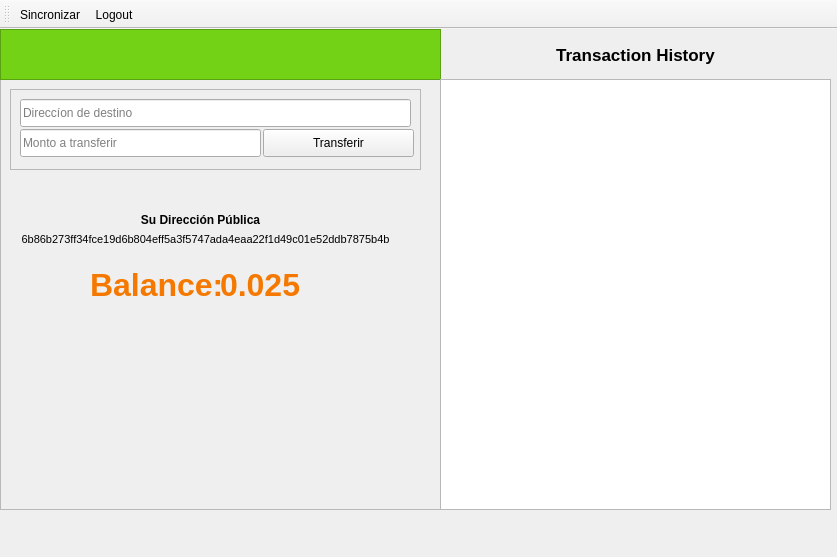
<?xml version="1.0" encoding="UTF-8"?>
<ui version="4.0">
 <class>MainWindow</class>
 <widget class="QMainWindow" name="MainWindow">
  <property name="geometry">
   <rect>
    <x>0</x>
    <y>0</y>
    <width>837</width>
    <height>557</height>
   </rect>
  </property>
  <property name="windowTitle">
   <string>Wallet v.1.0</string>
  </property>
  <widget class="QWidget" name="centralWidget">
   <widget class="QFrame" name="frame_2">
    <property name="geometry">
     <rect>
      <x>0</x>
      <y>0</y>
      <width>441</width>
      <height>481</height>
     </rect>
    </property>
    <property name="styleSheet">
     <string notr="true"/>
    </property>
    <property name="frameShape">
     <enum>QFrame::StyledPanel</enum>
    </property>
    <property name="frameShadow">
     <enum>QFrame::Raised</enum>
    </property>
    <widget class="QFrame" name="frame_3">
     <property name="geometry">
      <rect>
       <x>0</x>
       <y>0</y>
       <width>441</width>
       <height>51</height>
      </rect>
     </property>
     <property name="styleSheet">
      <string notr="true">background-color: rgb(115, 210, 22);</string>
     </property>
     <property name="frameShape">
      <enum>QFrame::StyledPanel</enum>
     </property>
     <property name="frameShadow">
      <enum>QFrame::Raised</enum>
     </property>
    </widget>
    <widget class="QFrame" name="frame">
     <property name="geometry">
      <rect>
       <x>0</x>
       <y>170</y>
       <width>411</width>
       <height>80</height>
      </rect>
     </property>
     <property name="frameShape">
      <enum>QFrame::NoFrame</enum>
     </property>
     <property name="frameShadow">
      <enum>QFrame::Raised</enum>
     </property>
     <property name="lineWidth">
      <number>1</number>
     </property>
     <widget class="QLabel" name="label">
      <property name="geometry">
       <rect>
        <x>20</x>
        <y>10</y>
        <width>361</width>
        <height>21</height>
       </rect>
      </property>
      <property name="font">
       <font>
        <weight>75</weight>
        <bold>true</bold>
       </font>
      </property>
      <property name="text">
       <string>Su Dirección Pública</string>
      </property>
      <property name="alignment">
       <set>Qt::AlignCenter</set>
      </property>
     </widget>
     <widget class="QLabel" name="label_2">
      <property name="geometry">
       <rect>
        <x>10</x>
        <y>30</y>
        <width>391</width>
        <height>20</height>
       </rect>
      </property>
      <property name="font">
       <font>
        <pointsize>8</pointsize>
       </font>
      </property>
      <property name="text">
       <string>6b86b273ff34fce19d6b804eff5a3f5747ada4eaa22f1d49c01e52ddb7875b4b</string>
      </property>
      <property name="alignment">
       <set>Qt::AlignCenter</set>
      </property>
     </widget>
    </widget>
    <widget class="QFrame" name="frame_4">
     <property name="geometry">
      <rect>
       <x>10</x>
       <y>60</y>
       <width>411</width>
       <height>81</height>
      </rect>
     </property>
     <property name="styleSheet">
      <string notr="true"/>
     </property>
     <property name="frameShape">
      <enum>QFrame::StyledPanel</enum>
     </property>
     <property name="frameShadow">
      <enum>QFrame::Raised</enum>
     </property>
     <widget class="QLineEdit" name="txtTarget">
      <property name="geometry">
       <rect>
        <x>10</x>
        <y>10</y>
        <width>391</width>
        <height>28</height>
       </rect>
      </property>
      <property name="placeholderText">
       <string>Direccíon de destino</string>
      </property>
     </widget>
     <widget class="QLineEdit" name="txtAmount">
      <property name="geometry">
       <rect>
        <x>10</x>
        <y>40</y>
        <width>241</width>
        <height>28</height>
       </rect>
      </property>
      <property name="placeholderText">
       <string>Monto a transferir</string>
      </property>
     </widget>
     <widget class="QPushButton" name="btnSend">
      <property name="geometry">
       <rect>
        <x>253</x>
        <y>40</y>
        <width>151</width>
        <height>28</height>
       </rect>
      </property>
      <property name="text">
       <string>Transferir</string>
      </property>
     </widget>
    </widget>
    <widget class="QLabel" name="label_4">
     <property name="geometry">
      <rect>
       <x>90</x>
       <y>240</y>
       <width>131</width>
       <height>31</height>
      </rect>
     </property>
     <property name="font">
      <font>
       <pointsize>24</pointsize>
       <weight>75</weight>
       <bold>true</bold>
      </font>
     </property>
     <property name="styleSheet">
      <string notr="true">color: rgb(245, 121, 0);</string>
     </property>
     <property name="text">
      <string>Balance:</string>
     </property>
    </widget>
    <widget class="QLabel" name="lblBalance">
     <property name="geometry">
      <rect>
       <x>220</x>
       <y>240</y>
       <width>131</width>
       <height>31</height>
      </rect>
     </property>
     <property name="font">
      <font>
       <pointsize>24</pointsize>
       <weight>75</weight>
       <bold>true</bold>
      </font>
     </property>
     <property name="styleSheet">
      <string notr="true">color: rgb(245, 121, 0);</string>
     </property>
     <property name="text">
      <string>0.025</string>
     </property>
    </widget>
   </widget>
   <widget class="QLabel" name="label_3">
    <property name="geometry">
     <rect>
      <x>440</x>
      <y>0</y>
      <width>391</width>
      <height>51</height>
     </rect>
    </property>
    <property name="font">
     <font>
      <pointsize>13</pointsize>
      <weight>75</weight>
      <bold>true</bold>
     </font>
    </property>
    <property name="text">
     <string>Transaction History</string>
    </property>
    <property name="alignment">
     <set>Qt::AlignCenter</set>
    </property>
   </widget>
   <widget class="QTableView" name="tableTx">
    <property name="geometry">
     <rect>
      <x>440</x>
      <y>50</y>
      <width>391</width>
      <height>431</height>
     </rect>
    </property>
    <property name="font">
     <font>
      <pointsize>9</pointsize>
     </font>
    </property>
    <property name="showGrid">
     <bool>false</bool>
    </property>
    <property name="cornerButtonEnabled">
     <bool>false</bool>
    </property>
    <attribute name="horizontalHeaderVisible">
     <bool>false</bool>
    </attribute>
    <attribute name="verticalHeaderVisible">
     <bool>false</bool>
    </attribute>
   </widget>
  </widget>
  <widget class="QMenuBar" name="menuBar">
   <property name="geometry">
    <rect>
     <x>0</x>
     <y>0</y>
     <width>837</width>
     <height>25</height>
    </rect>
   </property>
  </widget>
  <widget class="QToolBar" name="mainToolBar">
   <attribute name="toolBarArea">
    <enum>TopToolBarArea</enum>
   </attribute>
   <attribute name="toolBarBreak">
    <bool>false</bool>
   </attribute>
   <addaction name="actionSincronizar"/>
   <addaction name="actionLogout"/>
  </widget>
  <action name="actionLogout">
   <property name="icon">
    <iconset>
     <normaloff>../../../../Imágenes/logout.png</normaloff>../../../../Imágenes/logout.png</iconset>
   </property>
   <property name="text">
    <string>Logout</string>
   </property>
  </action>
  <action name="actionSincronizar">
   <property name="icon">
    <iconset>
     <normaloff>../../../../Imágenes/refresh_yellow.png</normaloff>../../../../Imágenes/refresh_yellow.png</iconset>
   </property>
   <property name="text">
    <string>Sincronizar</string>
   </property>
  </action>
 </widget>
 <layoutdefault spacing="6" margin="11"/>
 <resources/>
 <connections/>
</ui>
